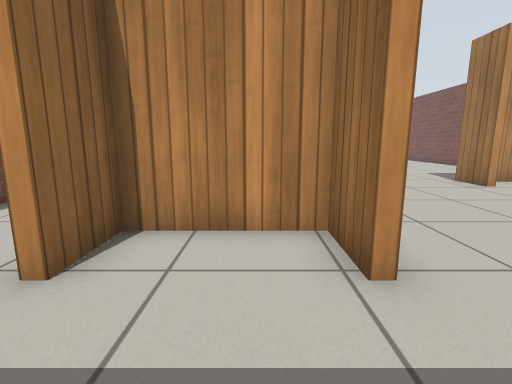
[1] (above)

18 first-person views from a walk through a Gazebo world. The camera is 0.72 m above the floor, tilts 10° down and sees 85° across. The floor is counted in squares, 0.5 m on a side. Each view is taken from the middle of a square. On the plan, view 1 faces up. The plan holds only what a view shows up to about 14 squares ahead; the rest is blank. Gazebo's built-in surfaces are drawn with simple patterns.

[2]
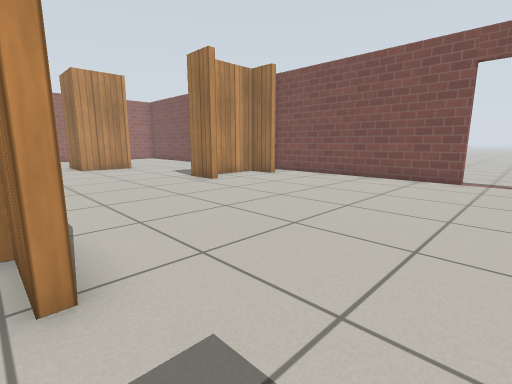

[3]
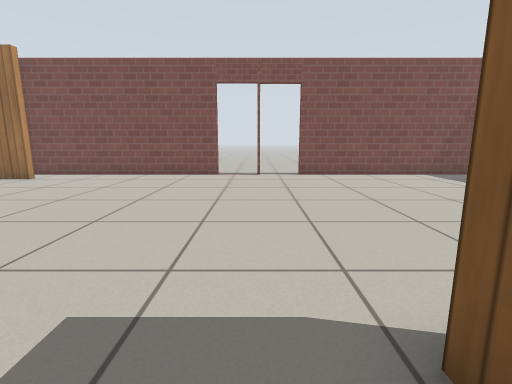

[4]
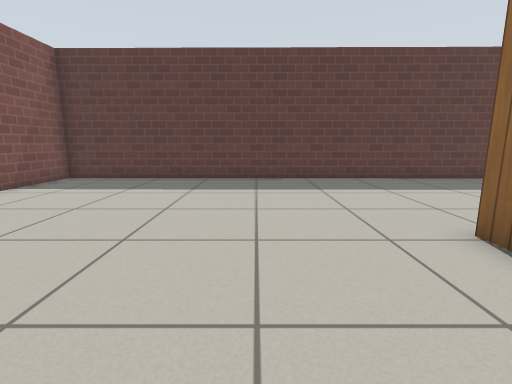

[5]
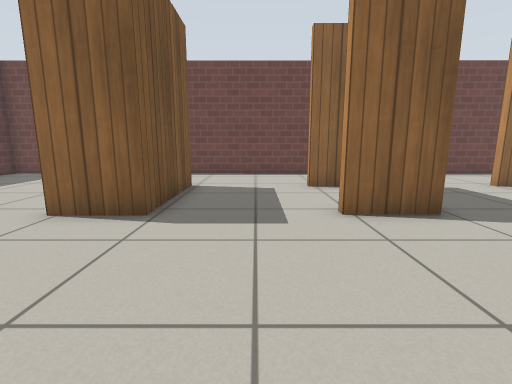

[6]
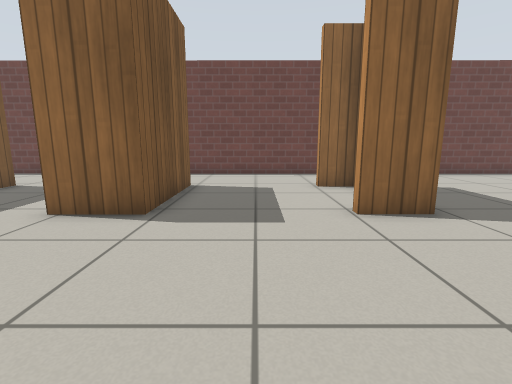

[7]
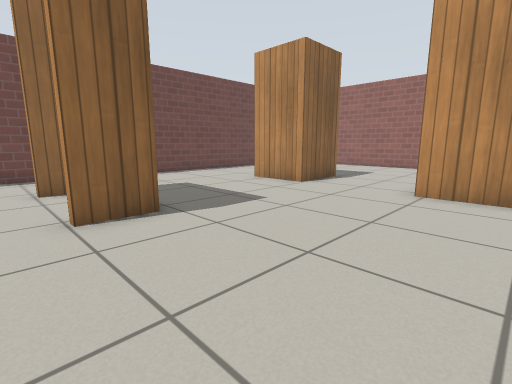

[8]
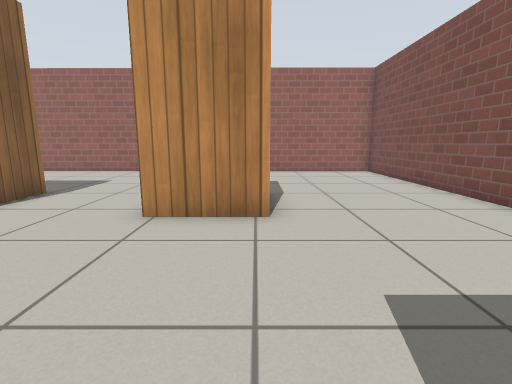

[9]
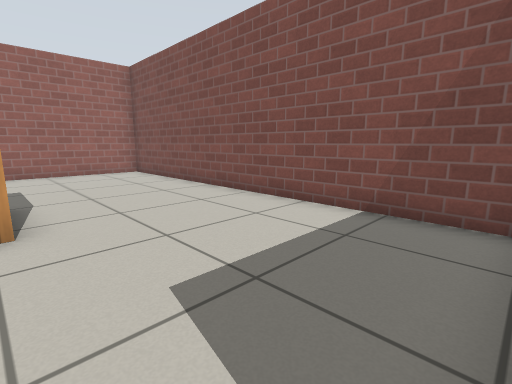

[10]
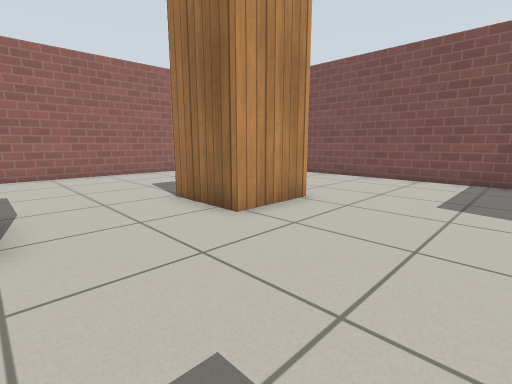

[11]
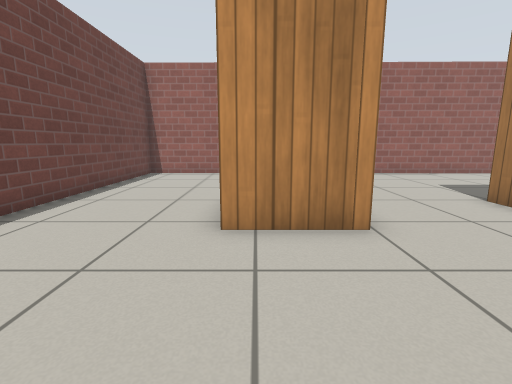

[12]
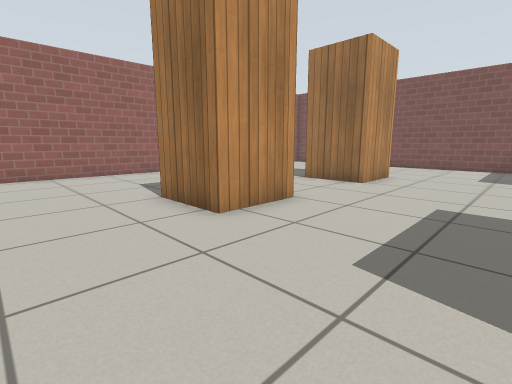

[13]
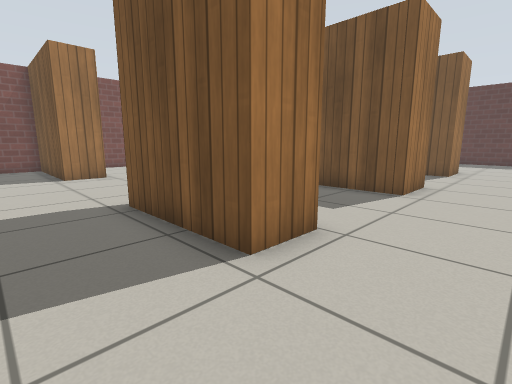

[14]
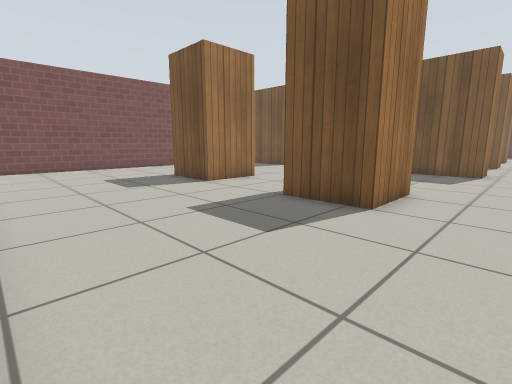

[15]
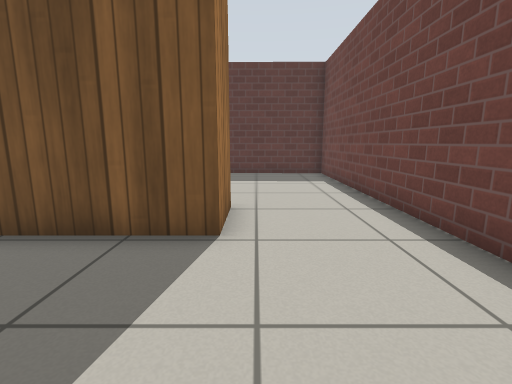

[16]
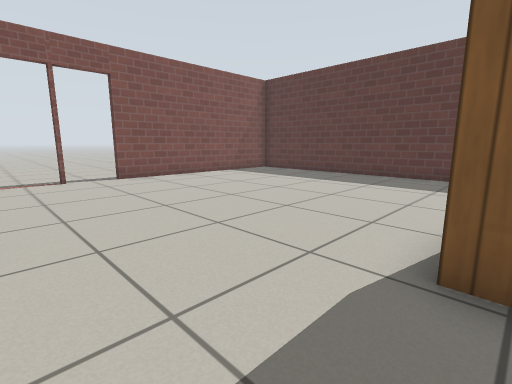

[17]
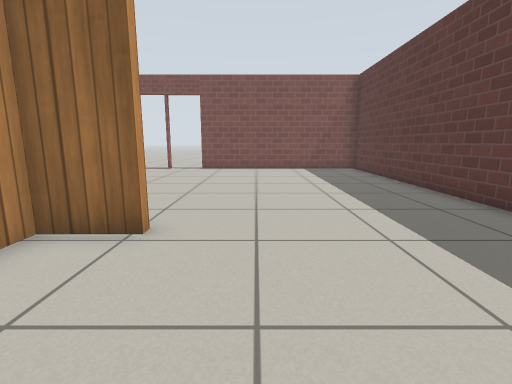

[18]
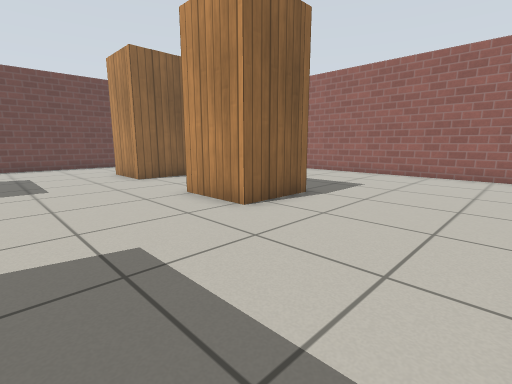

### Floor plan
Points are (right, up) in squares from view 1. A wall is a line through its corners. A room is listed if a view was taken in it or the views show most of it. See-through windows are left out.
Room 1 (views 1, 3)
walls: (1.3, 2.8) (1.3, 4.5) (-2.2, 4.5) (-2.2, 2.8); (-1.5, -1.2) (0.5, -1.2)
ways out: opening at (-2, 1) to room 2; opening at (1, 1) to room 2
Room 2 (views 2, 4, 5, 6, 7, 8, 9, 10, 11, 12, 13, 14, 15, 16, 17, 18)
walls: (7.7, 9.1) (7.7, 10.6) (12.7, 10.6) (12.7, 25.2) (-6.1, 25.4) (-6.1, -10.3) (12.7, -10.5) (12.7, -2); (-2.2, 10.4) (-2.2, 9.1) (-2.5, 9.1) (-2.5, 10.6) (1.5, 10.6) (1.5, 9); (11.5, 9.1) (11.1, 9.1) (11.1, 10.4) (8.9, 10.4); (-2.2, 2.8) (-2.5, 2.8) (-2.5, 4.8) (1.5, 4.8) (1.5, 2.8); (4.8, 16.3) (4.8, 18.8) (7.3, 18.8) (7.3, 16.3) (4.8, 16.3); (0.9, 16.5) (-1.6, 16.5) (-1.6, 19) (0.9, 19) (0.9, 16.5); (0.5, -1.2) (1.5, -1.2) (1.5, -3.2); (12.7, 1.7) (12.7, 10.1); (1.3, -3.2) (1.3, -1.5) (0.6, -1.5); (-2.5, -3.2) (-2.5, -1.2) (-1.5, -1.2)
ways out: opening at (-2, 1) to room 1; opening at (1, 1) to room 1; opening at (13, 0)

Positions as (right, up) in squares from view 1, and headings:
1: (0, 0), facing up
2: (1, 0), facing up-right
3: (0, 0), facing right
4: (5, 1), facing down
5: (7, 1), facing left
6: (7, 7), facing left
7: (7, 8), facing up-left
8: (7, 11), facing up
9: (7, 11), facing up-right
10: (1, 12), facing up-right
11: (-1, 12), facing up
12: (-5, 12), facing up-right
13: (-5, 13), facing down-right
14: (-4, 25), facing down-right
15: (-3, 3), facing down
16: (1, 2), facing down-right
17: (-3, -5), facing right
18: (12, 12), facing up-left
